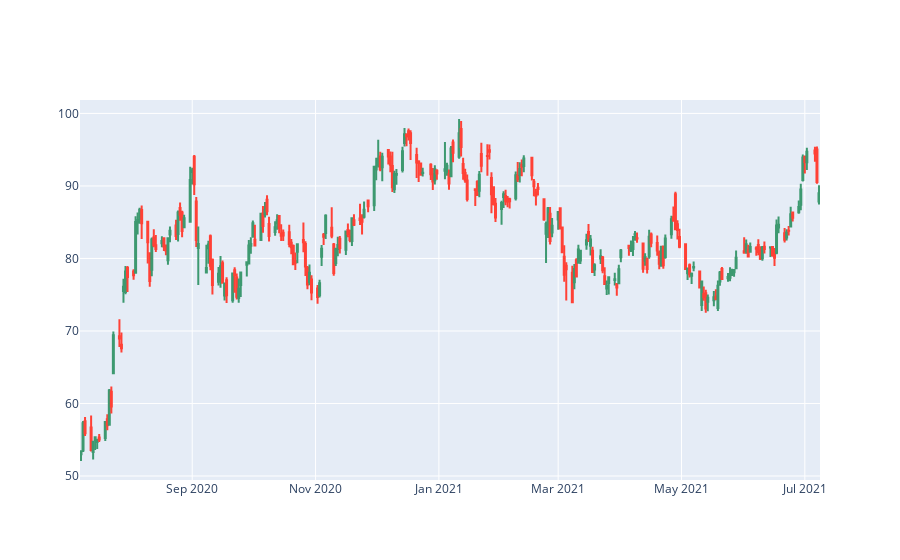

Here is the notebook cell this chart was saved with:
### Code cell
plot_price_history(hist)

### Figure 1 — Plotly figure (JSON) as saved in the notebook; plotly's stock layout.template omitted (floating-point values rounded to 4 significant figures; data arrays with more than 128 entries replaced by an {"elided": "..."} marker saying what was removed)
{"data": [{"close": {"elided": "253 float values"}, "high": {"elided": "253 float values"}, "low": {"elided": "253 float values"}, "open": {"elided": "253 float values"}, "type": "candlestick", "x": {"elided": "253 str values"}}], "layout": {"xaxis": {"rangeslider": {"visible": false}}}}
